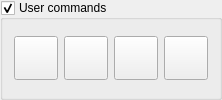
          <widget class="GroupBox" name="grpUserCommands">
           <property name="enabled">
            <bool>true</bool>
           </property>
           <property name="title">
            <string>User commands</string>
           </property>
           <property name="checkable">
            <bool>true</bool>
           </property>
           <property name="overrided" stdset="0">
            <bool>false</bool>
           </property>
           <layout class="QHBoxLayout" name="horizontalLayout_30">
            <item>
             <widget class="QWidget" name="widgetUserCommands" native="true">
              <layout class="QHBoxLayout" name="horizontalLayout_31">
               <property name="leftMargin">
                <number>0</number>
               </property>
               <property name="topMargin">
                <number>0</number>
               </property>
               <property name="rightMargin">
                <number>0</number>
               </property>
               <property name="bottomMargin">
                <number>0</number>
               </property>
               <item>
                <layout class="QGridLayout" name="gridLayout_7">
                 <item row="0" column="1">
                  <widget class="StyledToolButton" name="cmdUser1">
                   <property name="enabled">
                    <bool>true</bool>
                   </property>
                   <property name="minimumSize">
                    <size>
                     <width>44</width>
                     <height>44</height>
                    </size>
                   </property>
                   <property name="toolTip">
                    <string>Spindle on/off</string>
                   </property>
                   <property name="icon">
                    <iconset resource="images.qrc">
                     <normaloff>:/images/num2.png</normaloff>:/images/num2.png</iconset>
                   </property>
                   <property name="iconSize">
                    <size>
                     <width>30</width>
                     <height>30</height>
                    </size>
                   </property>
                  </widget>
                 </item>
                 <item row="0" column="3">
                  <widget class="StyledToolButton" name="cmdUser3">
                   <property name="enabled">
                    <bool>true</bool>
                   </property>
                   <property name="minimumSize">
                    <size>
                     <width>44</width>
                     <height>44</height>
                    </size>
                   </property>
                   <property name="toolTip">
                    <string>Spindle on/off</string>
                   </property>
                   <property name="icon">
                    <iconset resource="images.qrc">
                     <normaloff>:/images/num4.png</normaloff>:/images/num4.png</iconset>
                   </property>
                   <property name="iconSize">
                    <size>
                     <width>30</width>
                     <height>30</height>
                    </size>
                   </property>
                  </widget>
                 </item>
                 <item row="0" column="2">
                  <widget class="StyledToolButton" name="cmdUser2">
                   <property name="enabled">
                    <bool>true</bool>
                   </property>
                   <property name="minimumSize">
                    <size>
                     <width>44</width>
                     <height>44</height>
                    </size>
                   </property>
                   <property name="toolTip">
                    <string>Spindle on/off</string>
                   </property>
                   <property name="icon">
                    <iconset resource="images.qrc">
                     <normaloff>:/images/num3.png</normaloff>:/images/num3.png</iconset>
                   </property>
                   <property name="iconSize">
                    <size>
                     <width>30</width>
                     <height>30</height>
                    </size>
                   </property>
                  </widget>
                 </item>
                 <item row="0" column="0">
                  <widget class="StyledToolButton" name="cmdUser0">
                   <property name="enabled">
                    <bool>true</bool>
                   </property>
                   <property name="minimumSize">
                    <size>
                     <width>44</width>
                     <height>44</height>
                    </size>
                   </property>
                   <property name="toolTip">
                    <string>Spindle on/off</string>
                   </property>
                   <property name="icon">
                    <iconset resource="images.qrc">
                     <normaloff>:/images/num1.png</normaloff>:/images/num1.png</iconset>
                   </property>
                   <property name="iconSize">
                    <size>
                     <width>30</width>
                     <height>30</height>
                    </size>
                   </property>
                  </widget>
                 </item>
                </layout>
               </item>
              </layout>
             </widget>
            </item>
           </layout>
          </widget>
